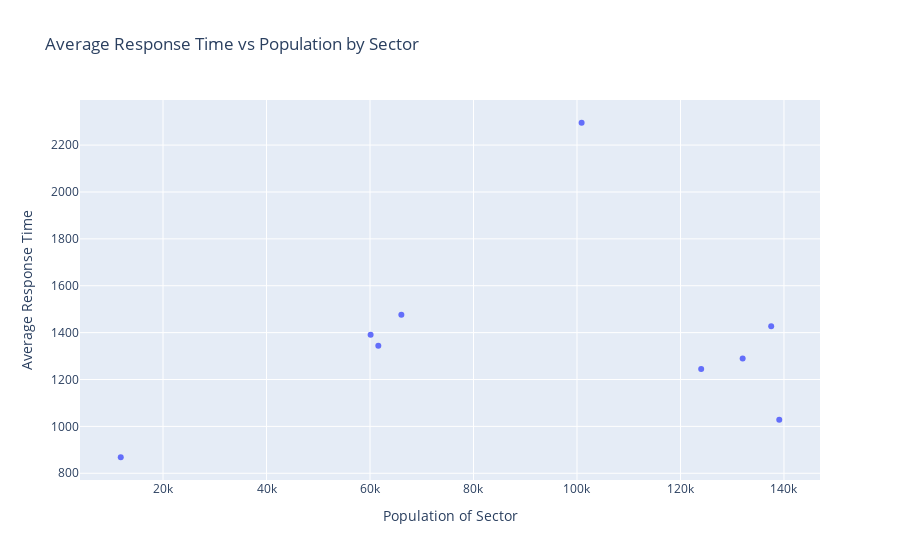

Here is the notebook cell this chart was saved with:
### Code cell
fig = px.scatter(pop_and_sector_df, x="Population", y="Response Time",
                 title="Average Response Time vs Population by Sector",
                 labels={"Population": "Population of Sector", "Response Time": "Average Response Time"},
                 hover_data=["Sector"])

fig.show()

### Figure 1 — Plotly figure (JSON) as saved in the notebook; plotly's stock layout.template omitted (floating-point values rounded to 4 significant figures)
{"data": [{"customdata": [["Adam"], ["Baker"], ["Charlie"], ["David"], ["Edward"], ["Frank"], ["George"], ["Henry"], ["Ida"]], "hovertemplate": "Population of Sector=%{x}<br>Average Response Time=%{y}<br>Sector=%{customdata[0]}<extra></extra>", "legendgroup": "", "marker": {"color": "#636efa", "symbol": "circle"}, "mode": "markers", "name": "", "orientation": "v", "showlegend": false, "type": "scatter", "x": [137527, 123999, 60120, 139085, 100894, 132014, 11835, 66059, 61607], "xaxis": "x", "y": [1427.0, 1245.0, 1390.0, 1029.0, 2295.0, 1290.0, 868.4, 1477.0, 1344.0], "yaxis": "y"}], "layout": {"autosize": true, "legend": {"tracegroupgap": 0}, "title": {"text": "Average Response Time vs Population by Sector"}, "xaxis": {"anchor": "y", "autorange": true, "domain": [0, 1], "range": [4134.0, 146800.0], "title": {"text": "Population of Sector"}, "type": "linear"}, "yaxis": {"anchor": "x", "autorange": true, "domain": [0, 1], "range": [750.6, 2413.0], "title": {"text": "Average Response Time"}, "type": "linear"}}}
